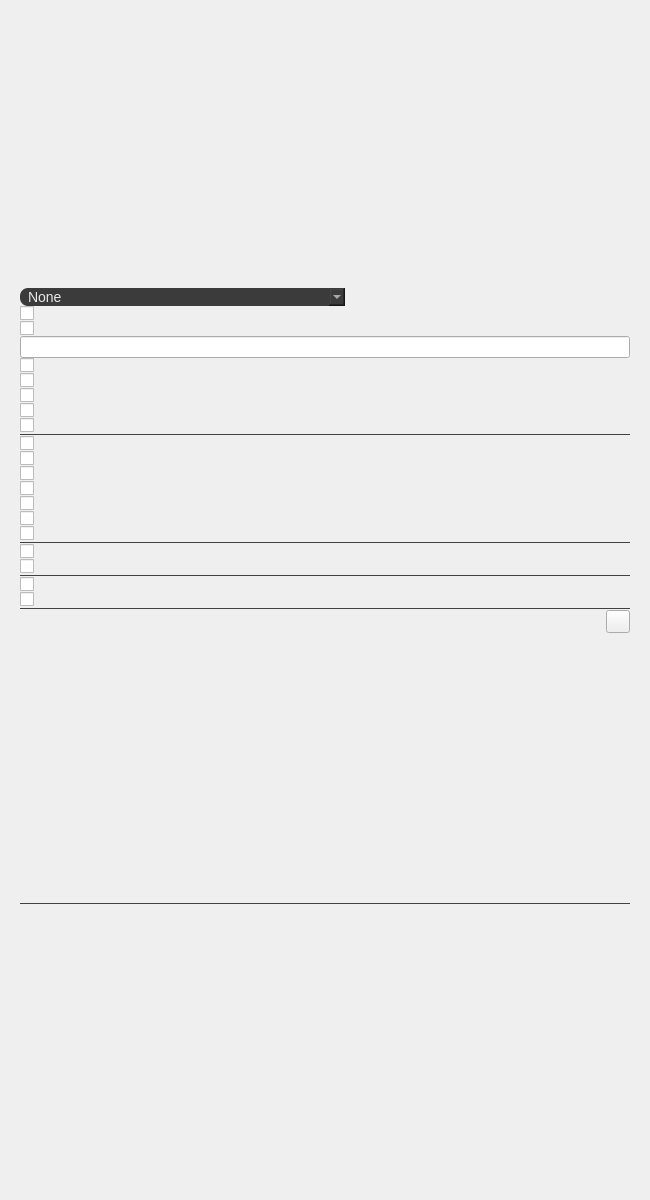
                 <widget class="QWidget" name="scrollAreaWidgetContents">
                  <property name="geometry">
                   <rect>
                    <x>0</x>
                    <y>0</y>
                    <width>650</width>
                    <height>1200</height>
                   </rect>
                  </property>
                  <property name="minimumSize">
                   <size>
                    <width>650</width>
                    <height>1200</height>
                   </size>
                  </property>
                  <property name="maximumSize">
                   <size>
                    <width>650</width>
                    <height>1200</height>
                   </size>
                  </property>
                  <layout class="QVBoxLayout" name="verticalLayout_9">
                   <property name="spacing">
                    <number>0</number>
                   </property>
                   <item>
                    <widget class="QWidget" name="gestaltPageContent">
                     <property name="enabled">
                      <bool>true</bool>
                     </property>
                     <layout class="QVBoxLayout" name="verticalLayout_8">
                      <property name="spacing">
                       <number>0</number>
                      </property>
                      <item>
                       <widget class="QLabel" name="label_9"/>
                      </item>
                      <item>
                       <widget class="QComboBox" name="dynamicIslandDrp">
                        <property name="minimumSize">
                         <size>
                          <width>0</width>
                          <height>0</height>
                         </size>
                        </property>
                        <property name="maximumSize">
                         <size>
                          <width>325</width>
                          <height>16777215</height>
                         </size>
                        </property>
                        <property name="styleSheet">
                         <string notr="true">QComboBox {
	background-color: #3b3b3b;
    border: none;
    color: #e8e8e8;
    font-size: 14px;
	padding-left: 8px;
	border-radius: 8px;
}

QComboBox::drop-down {
    image: url(:/icon/caret-down-fill.svg);
	icon-size: 16px;
    subcontrol-position: right center;
	margin-right: 8px;
}

QComboBox QAbstractItemView {
	background-color: #3b3b3b;
    outline: none;
	margin-top: 1px;
}

QComboBox QAbstractItemView::item {
	background-color: #3b3b3b;
	color: #e8e8e8;
    padding-left: 8px;
}

QComboBox QAbstractItemView::item:hover {
    background-color: #535353;
    color: #ffffff;
}</string>
                        </property>
                        <property name="maxVisibleItems">
                         <number>15</number>
                        </property>
                        <item>
                         <property name="text">
                          <string>None</string>
                         </property>
                        </item>
                        <item>
                         <property name="text">
                          <string>2436 (iPhone X Gestures for SE phones)</string>
                         </property>
                        </item>
                        <item>
                         <property name="text">
                          <string>2556 (iPhone 14 Pro Dynamic Island)</string>
                         </property>
                        </item>
                        <item>
                         <property name="text">
                          <string>2796 (iPhone 14 Pro Max Dynamic Island)</string>
                         </property>
                        </item>
                        <item>
                         <property name="text">
                          <string>2976 (iPhone 15 Pro Max Dynamic Island)</string>
                         </property>
                        </item>
                        <item>
                         <property name="text">
                          <string>2622 (iPhone 16 Pro Dynamic Island)</string>
                         </property>
                        </item>
                        <item>
                         <property name="text">
                          <string>2868 (iPhone 16 Pro Max Dynamic Island)</string>
                         </property>
                        </item>
                       </widget>
                      </item>
                      <item>
                       <widget class="QCheckBox" name="rdarFixChk"/>
                      </item>
                      <item>
                       <widget class="QCheckBox" name="modelNameChk"/>
                      </item>
                      <item>
                       <widget class="QLineEdit" name="modelNameTxt"/>
                      </item>
                      <item>
                       <widget class="QCheckBox" name="bootChimeChk"/>
                      </item>
                      <item>
                       <widget class="QCheckBox" name="chargeLimitChk"/>
                      </item>
                      <item>
                       <widget class="QCheckBox" name="tapToWakeChk"/>
                      </item>
                      <item>
                       <widget class="QCheckBox" name="iphone16SettingsChk"/>
                      </item>
                      <item>
                       <widget class="QCheckBox" name="parallaxChk"/>
                      </item>
                      <item>
                       <widget class="QFrame" name="line_7">
                        <property name="styleSheet">
                         <string notr="true">QFrame {
	color: #414141;
}</string>
                        </property>
                        <property name="frameShadow">
                         <enum>QFrame::Plain</enum>
                        </property>
                        <property name="frameShape">
                         <enum>QFrame::HLine</enum>
                        </property>
                       </widget>
                      </item>
                      <item>
                       <widget class="QCheckBox" name="stageManagerChk"/>
                      </item>
                      <item>
                       <widget class="QCheckBox" name="enableMedusaChk"/>
                      </item>
                      <item>
                       <widget class="QCheckBox" name="ipadAppsChk"/>
                      </item>
                      <item>
                       <widget class="QCheckBox" name="shutterChk"/>
                      </item>
                      <item>
                       <widget class="QCheckBox" name="findMyFriendsChk"/>
                      </item>
                      <item>
                       <widget class="QCheckBox" name="pencilChk"/>
                      </item>
                      <item>
                       <widget class="QCheckBox" name="actionButtonChk"/>
                      </item>
                      <item>
                       <widget class="QFrame" name="line_9">
                        <property name="styleSheet">
                         <string notr="true">QFrame {
	color: #414141;
}</string>
                        </property>
                        <property name="frameShadow">
                         <enum>QFrame::Plain</enum>
                        </property>
                        <property name="frameShape">
                         <enum>QFrame::HLine</enum>
                        </property>
                       </widget>
                      </item>
                      <item>
                       <widget class="QCheckBox" name="internalInstallChk"/>
                      </item>
                      <item>
                       <widget class="QCheckBox" name="internalStorageChk"/>
                      </item>
                      <item>
                       <widget class="QFrame" name="line_10">
                        <property name="styleSheet">
                         <string notr="true">QFrame {
	color: #414141;
}</string>
                        </property>
                        <property name="frameShadow">
                         <enum>QFrame::Plain</enum>
                        </property>
                        <property name="frameShape">
                         <enum>QFrame::HLine</enum>
                        </property>
                       </widget>
                      </item>
                      <item>
                       <widget class="QCheckBox" name="collisionSOSChk"/>
                      </item>
                      <item>
                       <widget class="QCheckBox" name="aodChk"/>
                      </item>
                      <item>
                       <widget class="QFrame" name="line_22">
                        <property name="styleSheet">
                         <string notr="true">QFrame {
	color: #414141;
}</string>
                        </property>
                        <property name="frameShadow">
                         <enum>QFrame::Plain</enum>
                        </property>
                        <property name="frameShape">
                         <enum>QFrame::HLine</enum>
                        </property>
                       </widget>
                      </item>
                      <item>
                       <layout class="QHBoxLayout" name="horizontalLayout_11">
                        <property name="contentsMargins">
                         <left>-1</left>
                         <top>-1</top>
                         <right>-1</right>
                         <bottom>0</bottom>
                        </property>
                        <item>
                         <widget class="QLabel" name="label_10">
                          <property name="enabled">
                           <bool>true</bool>
                          </property>
                         </widget>
                        </item>
                        <item>
                         <widget class="QToolButton" name="addGestaltKeyBtn">
                          <property name="enabled">
                           <bool>true</bool>
                          </property>
                          <property name="icon">
                           <iconset resource="resources_rc.qrc">
                            <normaloff>:/icon/plus.svg</normaloff>:/icon/plus.svg</iconset>
                          </property>
                          <property name="checkable">
                           <bool>false</bool>
                          </property>
                          <property name="toolButtonStyle">
                           <enum>Qt::ToolButtonTextBesideIcon</enum>
                          </property>
                         </widget>
                        </item>
                       </layout>
                      </item>
                      <item>
                       <widget class="QLabel" name="label_12"/>
                      </item>
                      <item>
                       <widget class="QFrame" name="line_23">
                        <property name="styleSheet">
                         <string notr="true">QFrame {
	color: #414141;
}</string>
                        </property>
                        <property name="frameShadow">
                         <enum>QFrame::Plain</enum>
                        </property>
                        <property name="frameShape">
                         <enum>QFrame::HLine</enum>
                        </property>
                       </widget>
                      </item>
                      <item>
                       <widget class="QWidget" name="customKeysCnt">
                        <property name="enabled">
                         <bool>true</bool>
                        </property>
                        <layout class="QVBoxLayout" name="verticalLayout_32">
                         <item>
                          <layout class="QVBoxLayout" name="customKeysLayout"/>
                         </item>
                        </layout>
                       </widget>
                      </item>
                      <item>
                       <spacer name="verticalSpacer_3">
                        <property name="orientation">
                         <enum>Qt::Vertical</enum>
                        </property>
                        <property name="sizeType">
                         <enum>QSizePolicy::Expanding</enum>
                        </property>
                       </spacer>
                      </item>
                     </layout>
                    </widget>
                   </item>
                  </layout>
                 </widget>
